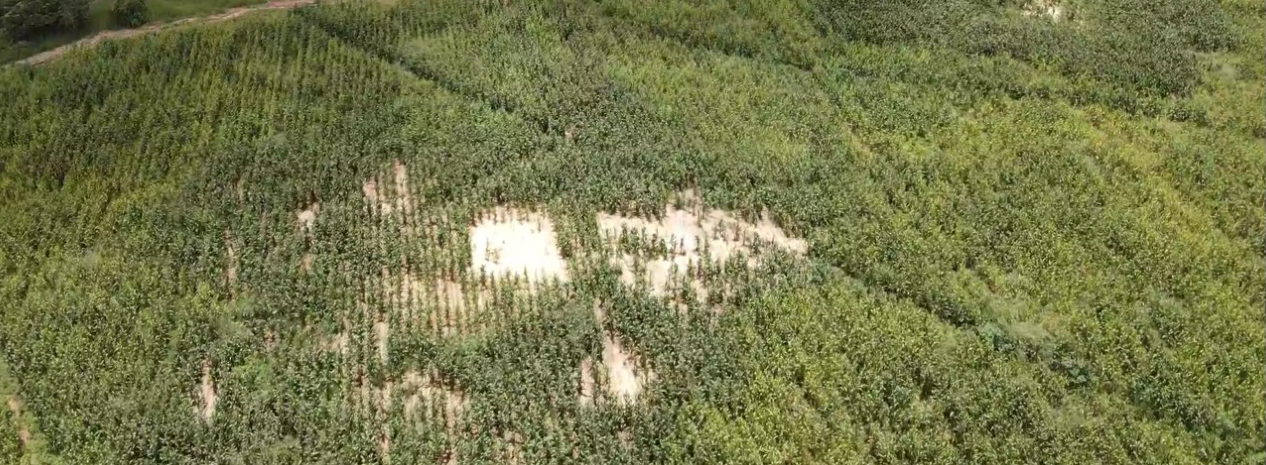
#> input picture h210345m-zvaita/images/b.png, 1266 x 465 px
$ python stage3_path.py
#> lines starting #> are read from the running program, lines starting #| are printed output that depends on the picture; after the words box and inside, x2 and y2 are one past the last pixel; in counts of white or black regions, pixels touching at a corner belong together
# stage3_path.py
import cv2
import numpy as np
import os

img = cv2.imread('./images/b.png')
#> img is the input picture: shape (465, 1266, 3); mean B, G, R 73.3, 119.5, 116.5
hsv = cv2.cvtColor(img, cv2.COLOR_BGR2HSV)
#> hsv: shape (465, 1266, 3); mean H, S, V 32, 107.8, 120.8

lower = np.array([0, 0, 180])
upper = np.array([30, 60, 255])
path_mask = cv2.inRange(hsv, lower, upper)
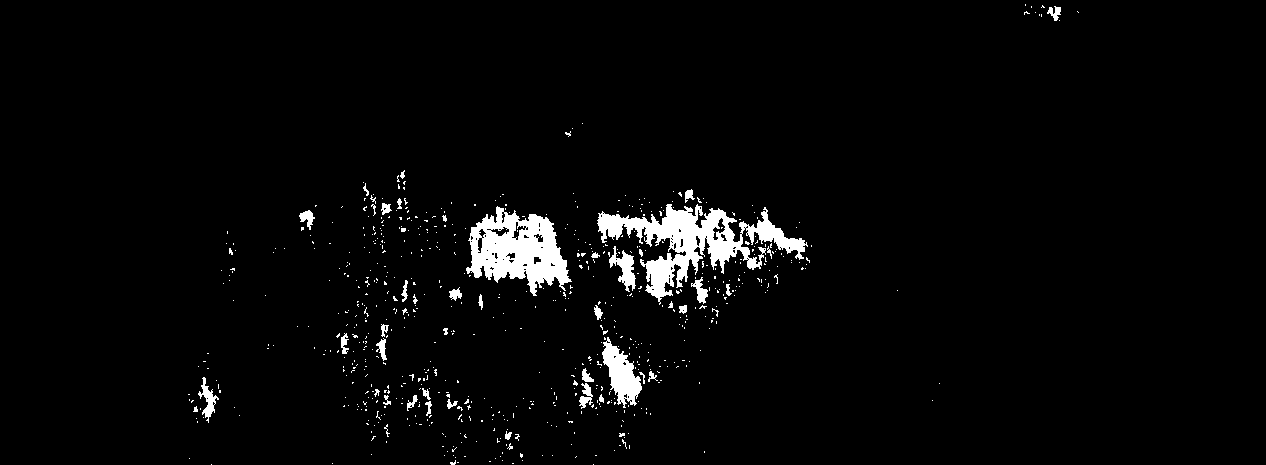
#> path_mask: shape (465, 1266); 3.1% white; 700 white regions (655 under 20 px), largest, box (x1, y1, x2, y2) and area: (597, 204, 808, 305) 6769, (466, 206, 572, 296) 5196, (602, 337, 642, 408) 1383

kernel = cv2.getStructuringElement(cv2.MORPH_RECT, (15,15))
path_clean = cv2.morphologyEx(path_mask, cv2.MORPH_CLOSE, kernel)
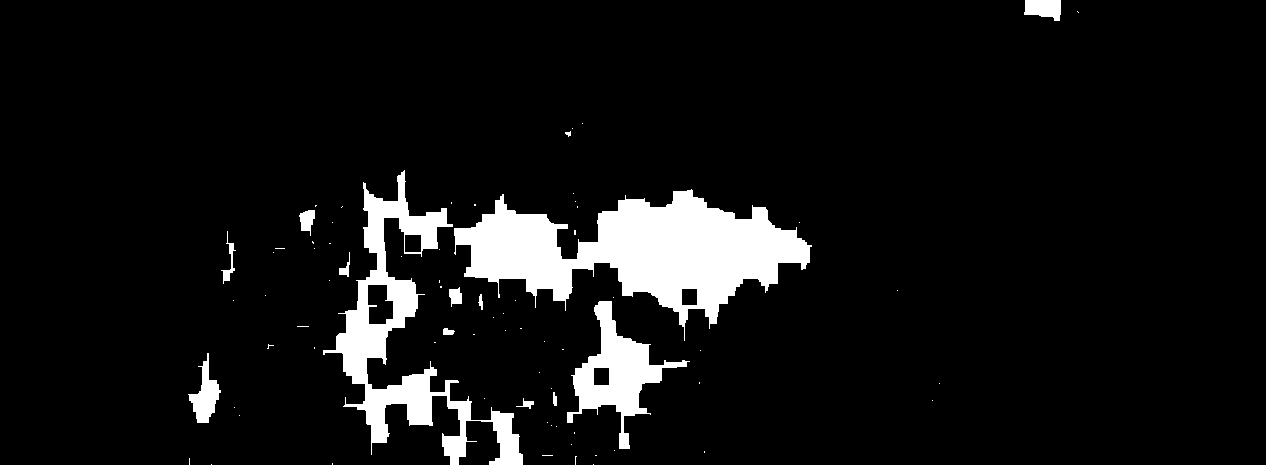
#> path_clean: shape (465, 1266); 7.7% white; 76 white regions (62 under 20 px), largest, box (x1, y1, x2, y2) and area: (454, 189, 812, 341) 24508, (323, 170, 523, 465) 12792, (567, 301, 690, 449) 5483
path_clean = cv2.morphologyEx(path_clean, cv2.MORPH_OPEN, kernel)
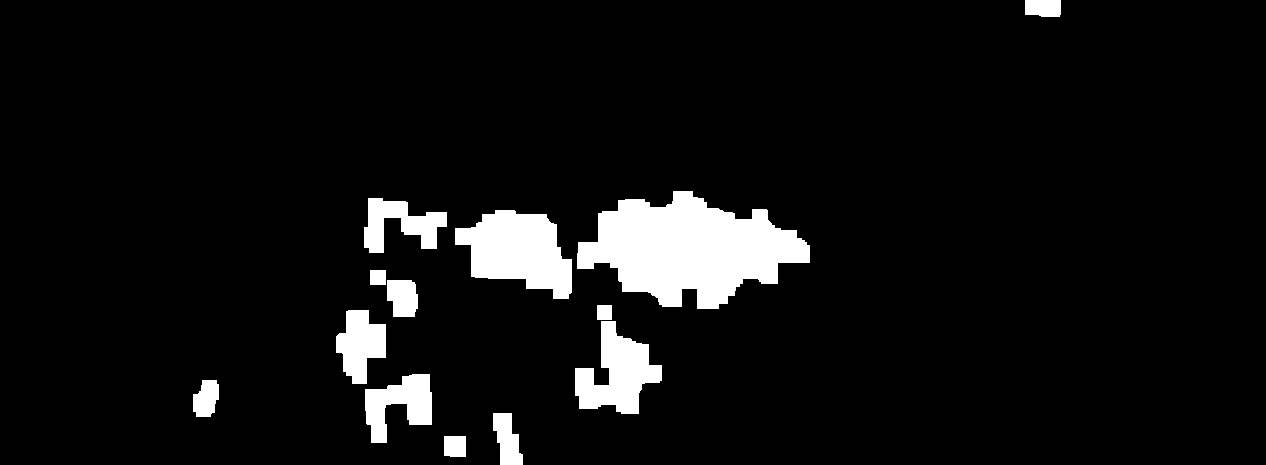
#> path_clean: shape (465, 1266); 6.7% white; 13 white regions, largest, box (x1, y1, x2, y2) and area: (577, 191, 810, 309) 16727, (455, 210, 572, 299) 6713, (575, 321, 662, 414) 4391

cv2.imwrite('output/path_mask.png', path_clean)
print("Stage3 complete: Saved path mask (output/path_mask.png).")
